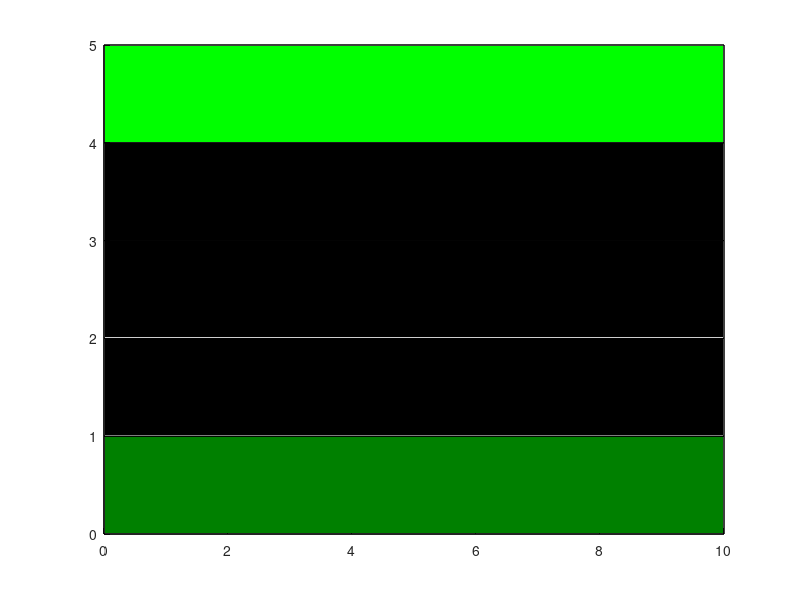

The MATLAB source for this figure:
function background()

rectangle('position',[0 0 10 5]) %big boundary

rectangle('position',[0 0 10 1],'facecolor',[0 0.5,0])%lanes
rectangle('position',[0 1 10 1],'facecolor','k')
rectangle('position',[0 2 10 1],'facecolor','k')
rectangle('position',[0 3 10 1],'facecolor','k')
rectangle('position',[0 4 10 1],'facecolor','g')
axis on
end